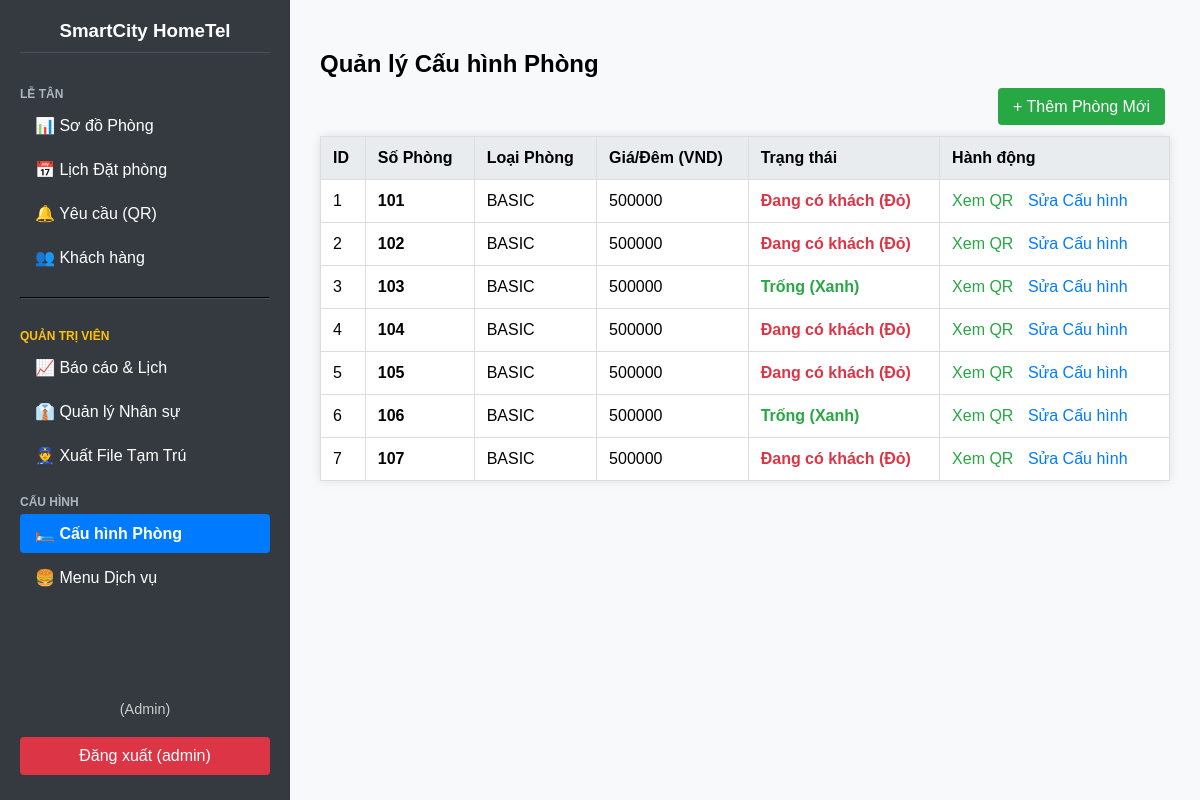
Screenshot of /rooms/manage/ (signed in) with the database file from the repository.
### pms/models.py (models this page shows, shortened)
class Room(models.Model):
    hotel = models.ForeignKey(Hotel, on_delete=models.CASCADE, verbose_name="Khách sạn")
    room_number = models.CharField(max_length=10, unique=True, verbose_name="Số Phòng")
    room_type = models.CharField(max_length=50, verbose_name="Loại Phòng")
    price_per_night = models.DecimalField(max_digits=10, decimal_places=0, default=500000, verbose_name="Giá/Đêm")
    STATUS_CHOICES = [
        ('Vacant', 'Trống (Xanh)'),
        ('Dirty', 'Cần dọn (Xám)'),
        ('Occupied', 'Đang có khách (Đỏ)'),
        ('Booked', 'Đã đặt (Vàng)'),
    ]
    status = models.CharField(max_length=20, choices=STATUS_CHOICES, default='Vacant', verbose_name="Trạng thái")
    class Meta:
        verbose_name = "2. Phòng"
        verbose_name_plural = "2. Quản lý Phòng"
        ordering = ['room_number']

### pms/views.py (the view)
# urls.py: path('rooms/manage/', views.manage_rooms, name='manage-rooms'),
@login_required
def manage_rooms(request):
    rooms = Room.objects.all().order_by('room_number')
    context = {
        'page_title': 'Quản lý Cấu hình Phòng',
        'rooms': rooms,
    }
    return render(request, 'pms/manage_rooms.html', context)

### pms/templates/pms/manage_rooms.html (shortened to what this page needs)
{% extends 'pms/base.html' %}
{% block content %}
  <h2>{{ page_title }}</h2>
  <div style="text-align: right; margin-bottom: 15px;">
      <a href="{% url 'room-create' %}" class="btn-action btn-green" style="padding: 10px 15px; font-size: 1em;">+ Thêm Phòng Mới</a>
  </div>
  <table>
    <thead>
      <tr>
        <th>ID</th>
        <th>Số Phòng</th>
        <th>Loại Phòng</th>
        <th>Giá/Đêm (VND)</th>
        <th>Trạng thái</th>
        <th>Hành động</th>
      </tr>
    </thead>
    <tbody>
      {% for room in rooms %}
      <tr>
        <td>{{ room.id }}</td>
        <td><strong>{{ room.room_number }}</strong></td>
        <td>{{ room.room_type }}</td>
        <td>{{ room.price_per_night|floatformat:0 }}</td>
        <td class="status-{{ room.status }}">{{ room.get_status_display }}</td>
        <td class="actions">
          <a href="{% url 'room-qr-code' room.id %}" style="color: #28a745;">Xem QR</a>
          <a href="{% url 'room-edit' room.id %}">Sửa Cấu hình</a>
        </td>
      </tr>
      {% endfor %}
    </tbody>
  </table>
{% endblock %}

### pms/templates/pms/base.html (shortened to what this page needs)
<!DOCTYPE html>
<html lang="vi">
  <head>
  </head>
  <body>
    <div class="sidebar">
        <h3 style="text-align: center;">SmartCity HomeTel</h3>
        <div class="menu-label">Lễ tân</div>
        <a href="{% url 'dashboard' %}" class="{% if request.resolver_match.url_name == 'dashboard' %}active{% endif %}">
            📊 Sơ đồ Phòng
        </a>
        <a href="{% url 'reservation-calendar' %}" class="{% if request.resolver_match.url_name == 'reservation-calendar' %}active{% endif %}">
            📅 Lịch Đặt phòng
        </a>
        <a href="{% url 'manage-requests' %}" class="{% if request.resolver_match.url_name == 'manage-requests' %}active{% endif %}">
            🔔 Yêu cầu (QR)
        </a>
        <a href="{% url 'manage-guests' %}" class="{% if request.resolver_match.url_name == 'manage-guests' %}active{% endif %}">
            👥 Khách hàng
        </a>
        {% if user.is_superuser %}
            <hr style="border-color: #495057; margin: 15px 0;">
            <div class="menu-label" style="color: #ffc107;">Quản trị viên</div>
            <a href="{% url 'management-dashboard' %}" class="{% if request.resolver_match.url_name == 'management-dashboard' %}active{% endif %}">
                📈 Báo cáo & Lịch
            </a>
            <a href="{% url 'manage-staff' %}" class="{% if request.resolver_match.url_name == 'manage-staff' %}active{% endif %}">
                👔 Quản lý Nhân sự
            </a>
            <a href="{% url 'export-registry' %}" class="{% if request.resolver_match.url_name == 'export-registry' %}active{% endif %}">
                👮 Xuất File Tạm Trú
            </a>
            <div class="menu-label">Cấu hình</div>
            <a href="{% url 'manage-rooms' %}" class="{% if request.resolver_match.url_name == 'manage-rooms' %}active{% endif %}">
                🛏️ Cấu hình Phòng
            </a>
            <a href="{% url 'manage-service-inventory' %}" class="{% if request.resolver_match.url_name == 'manage-service-inventory' %}active{% endif %}">
                🍔 Menu Dịch vụ
            </a>
        {% endif %}
        <div style="margin-top: auto;">
            <div style="text-align: center; font-size: 0.9em; color: #ccc; margin-bottom: 5px;">
                {% if user.is_superuser %} (Admin) {% else %} (Nhân viên) {% endif %}
            </div>
            <a href="{% url 'logout' %}" class="logout-link">Đăng xuất ({{ user.username }})</a>
        </div>
    </div>
    <div class="content">
        {% block content %}
        {% endblock %}
    </div>
  </body>
</html>

### rows the page displays
Room: id "1", room_number "101", room_type "BASIC", price_per_night "500000", status "Đang có khách (Đỏ)"
Room: id "2", room_number "102", room_type "BASIC", price_per_night "500000", status "Đang có khách (Đỏ)"
Room: id "3", room_number "103", room_type "BASIC", price_per_night "500000", status "Trống (Xanh)"
Room: id "4", room_number "104", room_type "BASIC", price_per_night "500000", status "Đang có khách (Đỏ)"
Room: id "5", room_number "105", room_type "BASIC", price_per_night "500000", status "Đang có khách (Đỏ)"
Room: id "6", room_number "106", room_type "BASIC", price_per_night "500000", status "Trống (Xanh)"
Room: id "7", room_number "107", room_type "BASIC", price_per_night "500000", status "Đang có khách (Đỏ)"

### other values shown
{{ user.username }} "admin"
{{ page_title }} "Quản lý Cấu hình Phòng"
